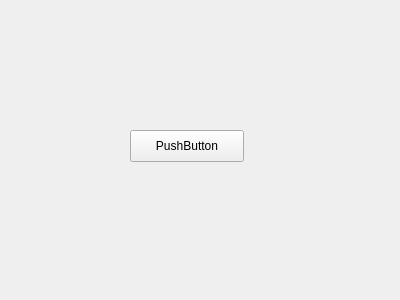
<?xml version="1.0" encoding="UTF-8"?>
<ui version="4.0">
 <class>Widget</class>
 <widget class="QWidget" name="Widget">
  <property name="geometry">
   <rect>
    <x>0</x>
    <y>0</y>
    <width>400</width>
    <height>300</height>
   </rect>
  </property>
  <property name="windowTitle">
   <string>Widget</string>
  </property>
  <widget class="QPushButton" name="pushButton">
   <property name="geometry">
    <rect>
     <x>130</x>
     <y>130</y>
     <width>114</width>
     <height>32</height>
    </rect>
   </property>
   <property name="text">
    <string>PushButton</string>
   </property>
  </widget>
 </widget>
 <layoutdefault spacing="6" margin="11"/>
 <resources/>
 <connections/>
</ui>
